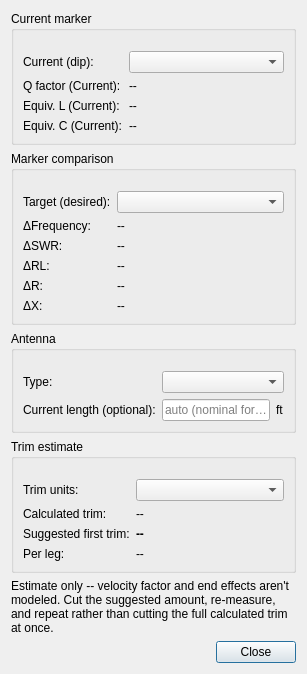
<?xml version="1.0" encoding="UTF-8"?>
<ui version="4.0">
 <class>MarkerComparisonDialog</class>
 <widget class="QDialog" name="MarkerComparisonDialog">
  <property name="geometry">
   <rect>
    <x>0</x>
    <y>0</y>
    <width>380</width>
    <height>590</height>
   </rect>
  </property>
  <property name="windowTitle">
   <string>Marker Comparison</string>
  </property>
  <layout class="QVBoxLayout" name="verticalLayout">
   <property name="sizeConstraint">
    <enum>QLayout::SetFixedSize</enum>
   </property>
   <item>
    <widget class="QGroupBox" name="markersGroupBox">
     <property name="title">
      <string>Current marker</string>
     </property>
     <layout class="QFormLayout" name="markersFormLayout">
      <property name="topMargin">
       <number>20</number>
      </property>
      <item row="0" column="0">
       <widget class="QLabel" name="currentMarkerLabel">
        <property name="text">
         <string>Current (dip):</string>
        </property>
       </widget>
      </item>
      <item row="0" column="1">
       <widget class="QComboBox" name="currentMarkerCombo"/>
      </item>
      <item row="1" column="0">
       <widget class="QLabel" name="qFactorNameLabel">
        <property name="text">
         <string>Q factor (Current):</string>
        </property>
       </widget>
      </item>
      <item row="1" column="1">
       <widget class="QLabel" name="qFactorLabel">
        <property name="text">
         <string notr="true">--</string>
        </property>
       </widget>
      </item>
      <item row="2" column="0">
       <widget class="QLabel" name="equivalentLNameLabel">
        <property name="text">
         <string>Equiv. L (Current):</string>
        </property>
       </widget>
      </item>
      <item row="2" column="1">
       <widget class="QLabel" name="equivalentLLabel">
        <property name="text">
         <string notr="true">--</string>
        </property>
       </widget>
      </item>
      <item row="3" column="0">
       <widget class="QLabel" name="equivalentCNameLabel">
        <property name="text">
         <string>Equiv. C (Current):</string>
        </property>
       </widget>
      </item>
      <item row="3" column="1">
       <widget class="QLabel" name="equivalentCLabel">
        <property name="text">
         <string notr="true">--</string>
        </property>
       </widget>
      </item>
     </layout>
    </widget>
   </item>
   <item>
    <widget class="QGroupBox" name="comparisonGroupBox">
     <property name="title">
      <string>Marker comparison</string>
     </property>
     <layout class="QFormLayout" name="comparisonFormLayout">
      <property name="topMargin">
       <number>20</number>
      </property>
      <item row="0" column="0">
       <widget class="QLabel" name="targetMarkerLabel">
        <property name="text">
         <string>Target (desired):</string>
        </property>
       </widget>
      </item>
      <item row="0" column="1">
       <widget class="QComboBox" name="targetMarkerCombo"/>
      </item>
      <item row="1" column="0">
       <widget class="QLabel" name="deltaFrequencyNameLabel">
        <property name="text">
         <string>&#916;Frequency:</string>
        </property>
       </widget>
      </item>
      <item row="1" column="1">
       <widget class="QLabel" name="deltaFrequencyLabel">
        <property name="text">
         <string notr="true">--</string>
        </property>
       </widget>
      </item>
      <item row="2" column="0">
       <widget class="QLabel" name="deltaSwrNameLabel">
        <property name="text">
         <string>&#916;SWR:</string>
        </property>
       </widget>
      </item>
      <item row="2" column="1">
       <widget class="QLabel" name="deltaSwrLabel">
        <property name="text">
         <string notr="true">--</string>
        </property>
       </widget>
      </item>
      <item row="3" column="0">
       <widget class="QLabel" name="deltaReturnLossNameLabel">
        <property name="text">
         <string>&#916;RL:</string>
        </property>
       </widget>
      </item>
      <item row="3" column="1">
       <widget class="QLabel" name="deltaReturnLossLabel">
        <property name="text">
         <string notr="true">--</string>
        </property>
       </widget>
      </item>
      <item row="4" column="0">
       <widget class="QLabel" name="deltaResistanceNameLabel">
        <property name="text">
         <string>&#916;R:</string>
        </property>
       </widget>
      </item>
      <item row="4" column="1">
       <widget class="QLabel" name="deltaResistanceLabel">
        <property name="text">
         <string notr="true">--</string>
        </property>
       </widget>
      </item>
      <item row="5" column="0">
       <widget class="QLabel" name="deltaReactanceNameLabel">
        <property name="text">
         <string>&#916;X:</string>
        </property>
       </widget>
      </item>
      <item row="5" column="1">
       <widget class="QLabel" name="deltaReactanceLabel">
        <property name="text">
         <string notr="true">--</string>
        </property>
       </widget>
      </item>
     </layout>
    </widget>
   </item>
   <item>
    <widget class="QGroupBox" name="antennaGroupBox">
     <property name="title">
      <string>Antenna</string>
     </property>
     <layout class="QFormLayout" name="antennaFormLayout">
      <property name="topMargin">
       <number>20</number>
      </property>
      <item row="0" column="0">
       <widget class="QLabel" name="antennaTypeNameLabel">
        <property name="text">
         <string>Type:</string>
        </property>
       </widget>
      </item>
      <item row="0" column="1">
       <widget class="QComboBox" name="antennaTypeCombo"/>
      </item>
      <item row="1" column="0">
       <widget class="QLabel" name="antennaLengthNameLabel">
        <property name="text">
         <string>Current length (optional):</string>
        </property>
       </widget>
      </item>
      <item row="1" column="1">
       <layout class="QHBoxLayout" name="antennaLengthLayout">
        <item>
         <widget class="QLineEdit" name="antennaLengthEdit">
          <property name="placeholderText">
           <string>auto (nominal formula)</string>
          </property>
         </widget>
        </item>
        <item>
         <widget class="QLabel" name="antennaLengthUnitLabel">
          <property name="text">
           <string notr="true">ft</string>
          </property>
         </widget>
        </item>
       </layout>
      </item>
     </layout>
    </widget>
   </item>
   <item>
    <widget class="QGroupBox" name="trimGroupBox">
     <property name="title">
      <string>Trim estimate</string>
     </property>
     <layout class="QFormLayout" name="trimFormLayout">
      <property name="topMargin">
       <number>20</number>
      </property>
      <item row="0" column="0">
       <widget class="QLabel" name="trimUnitsNameLabel">
        <property name="text">
         <string>Trim units:</string>
        </property>
       </widget>
      </item>
      <item row="0" column="1">
       <widget class="QComboBox" name="trimUnitsCombo"/>
      </item>
      <item row="1" column="0">
       <widget class="QLabel" name="calculatedTrimNameLabel">
        <property name="text">
         <string>Calculated trim:</string>
        </property>
       </widget>
      </item>
      <item row="1" column="1">
       <widget class="QLabel" name="calculatedTrimLabel">
        <property name="text">
         <string notr="true">--</string>
        </property>
       </widget>
      </item>
      <item row="2" column="0">
       <widget class="QLabel" name="suggestedCutNameLabel">
        <property name="text">
         <string>Suggested first trim:</string>
        </property>
       </widget>
      </item>
      <item row="2" column="1">
       <widget class="QLabel" name="suggestedCutLabel">
        <property name="font">
         <font>
          <bold>true</bold>
         </font>
        </property>
        <property name="text">
         <string notr="true">--</string>
        </property>
       </widget>
      </item>
      <item row="3" column="0">
       <widget class="QLabel" name="perLegNameLabel">
        <property name="text">
         <string>Per leg:</string>
        </property>
       </widget>
      </item>
      <item row="3" column="1">
       <widget class="QLabel" name="perLegLabel">
        <property name="text">
         <string notr="true">--</string>
        </property>
       </widget>
      </item>
     </layout>
    </widget>
   </item>
   <item>
    <widget class="QLabel" name="caveatLabel">
     <property name="wordWrap">
      <bool>true</bool>
     </property>
     <property name="text">
      <string>Estimate only -- velocity factor and end effects aren't modeled. Cut the suggested amount, re-measure, and repeat rather than cutting the full calculated trim at once.</string>
     </property>
    </widget>
   </item>
   <item>
    <widget class="QDialogButtonBox" name="buttonBox">
     <property name="orientation">
      <enum>Qt::Horizontal</enum>
     </property>
     <property name="standardButtons">
      <set>QDialogButtonBox::Close</set>
     </property>
    </widget>
   </item>
  </layout>
 </widget>
 <resources/>
 <connections>
  <connection>
   <sender>buttonBox</sender>
   <signal>rejected()</signal>
   <receiver>MarkerComparisonDialog</receiver>
   <slot>close()</slot>
   <hints>
    <hint type="sourcelabel">
     <x>190</x>
     <y>540</y>
    </hint>
    <hint type="destinationlabel">
     <x>190</x>
     <y>555</y>
    </hint>
   </hints>
  </connection>
 </connections>
</ui>
